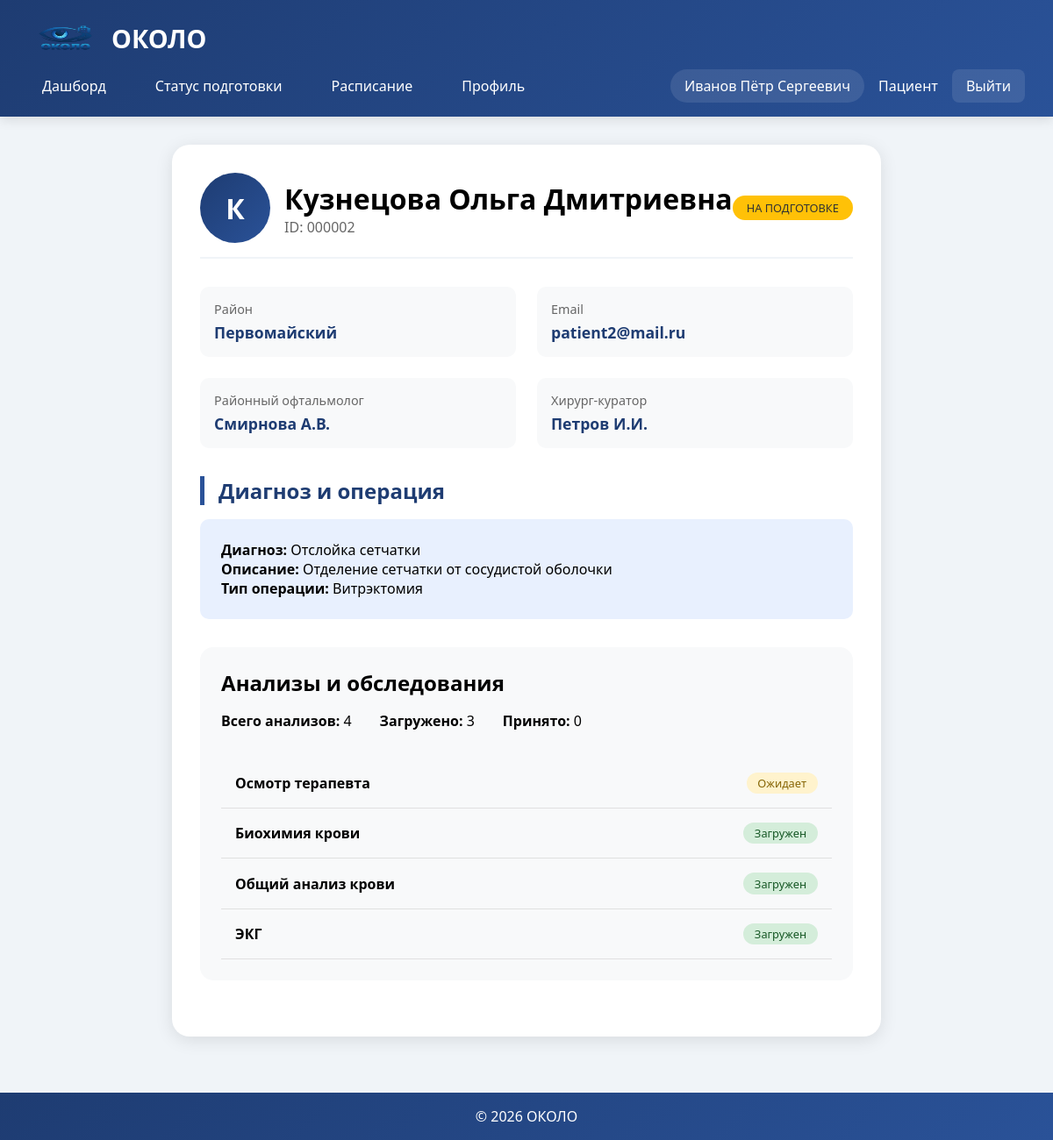
/patient_detail.php?id=2 (signed in), run on the app's committed database.
### tables this page shows
CREATE TABLE patients (
    id INT AUTO_INCREMENT PRIMARY KEY,
    user_id INT,
    district VARCHAR(100),
    doctor_id INT,
    surgeon_id INT,
    created_at TIMESTAMP DEFAULT CURRENT_TIMESTAMP,
    FOREIGN KEY (user_id) REFERENCES users(id) ON DELETE CASCADE,
    FOREIGN KEY (doctor_id) REFERENCES users(id) ON DELETE SET NULL,
    FOREIGN KEY (surgeon_id) REFERENCES users(id) ON DELETE SET NULL
);

CREATE TABLE users (
    id INT AUTO_INCREMENT PRIMARY KEY,
    username VARCHAR(100) NOT NULL,
    password VARCHAR(255) NOT NULL,
    full_name VARCHAR(150) NOT NULL,
    email VARCHAR(100) UNIQUE,
    role ENUM('patient', 'ophthalmologist', 'surgeon') DEFAULT 'patient',
    district VARCHAR(100),
    created_at TIMESTAMP DEFAULT CURRENT_TIMESTAMP
);

CREATE TABLE surgeries (
    id INT AUTO_INCREMENT PRIMARY KEY,
    patient_id INT NOT NULL,
    disease_id INT,
    surgery_type VARCHAR(255),
    status ENUM('new', 'preparation', 'review', 'approved', 'rejected') DEFAULT 'new',
    surgery_date DATE,
    notes TEXT,
    created_at TIMESTAMP DEFAULT CURRENT_TIMESTAMP,
    FOREIGN KEY (patient_id) REFERENCES patients(id) ON DELETE CASCADE,
    FOREIGN KEY (disease_id) REFERENCES diseases(id) ON DELETE SET NULL
);

CREATE TABLE diseases (
    id INT AUTO_INCREMENT PRIMARY KEY,
    name VARCHAR(255) NOT NULL,
    description TEXT
);

CREATE TABLE tests (
    id INT AUTO_INCREMENT PRIMARY KEY,
    surgery_id INT NOT NULL,
    test_name VARCHAR(255),
    status ENUM('pending', 'uploaded', 'approved', 'rejected') DEFAULT 'pending',
    file_path VARCHAR(500),
    uploaded_at TIMESTAMP NULL,
    FOREIGN KEY (surgery_id) REFERENCES surgeries(id) ON DELETE CASCADE
);

### patient_detail.php (the view, shortened to what this page needs)
<?php
require_once 'includes/auth.php';
$patient_id = $_GET['id'] ?? 0;
$role = $_SESSION['role'];
$full_name = $_SESSION['full_name'];
$stmt = $pdo->prepare("
    SELECT p.*, u.full_name, u.district, u.email, u.username,
        d.name as diagnosis, d.description as diagnosis_desc,
        s.id as surgery_id, s.surgery_type, s.status, s.surgery_date, s.notes,
        (SELECT COUNT(*) FROM tests WHERE surgery_id = s.id) as tests_total,
        (SELECT COUNT(*) FROM tests WHERE surgery_id = s.id AND status = 'uploaded') as tests_uploaded,
        (SELECT COUNT(*) FROM tests WHERE surgery_id = s.id AND status = 'approved') as tests_approved,
        doc.full_name as doctor_name,
        surg.full_name as surgeon_name
    FROM patients p
    JOIN users u ON p.user_id = u.id
    LEFT JOIN surgeries s ON p.id = s.patient_id
    LEFT JOIN diseases d ON s.disease_id = d.id
    LEFT JOIN users doc ON p.doctor_id = doc.id
    LEFT JOIN users surg ON p.surgeon_id = surg.id
    WHERE p.id = ?
");
$stmt->execute([$patient_id]);
$patient = $stmt->fetch();
$stmt = $pdo->prepare("
    SELECT * FROM tests
    WHERE surgery_id = ?
    ORDER BY
        CASE status
            WHEN 'pending' THEN 1
            WHEN 'uploaded' THEN 2
            WHEN 'approved' THEN 3
            WHEN 'rejected' THEN 4
        END,
        test_name
");
$stmt->execute([$patient['surgery_id']]);
$tests = $stmt->fetchAll();
?>
<!DOCTYPE html>
<html lang="ru">
<head>
    <link rel="stylesheet" href="assets/css/style.css">
</head>
<body>
    <header>
        <div class="logo">
            <img src="assets/img/logo.png" alt="ОКОЛО" width="85" height="55">
            ОКОЛО
        </div>
        <nav>
    <div class="nav-links">
        <a href="dashboard.php" <?php echo basename($_SERVER['PHP_SELF']) == 'dashboard.php' ? 'class="active"' : ''; ?>>Дашборд</a>
        <?php if ($role === 'patient'): ?>
            <a href="check_status.php" <?php echo basename($_SERVER['PHP_SELF']) == 'check_status.php' ? 'class="active"' : ''; ?>>Статус подготовки</a>
        <?php endif; ?>
        <a href="schedule.php" <?php echo basename($_SERVER['PHP_SELF']) == 'schedule.php' ? 'class="active"' : ''; ?>>Расписание</a>
        <a href="profile.php" <?php echo basename($_SERVER['PHP_SELF']) == 'profile.php' ? 'class="active"' : ''; ?>>Профиль</a>
    </div>
    <div class="user-info">
        <span class="user-name"><?php echo htmlspecialchars($full_name); ?></span>
        <span class="role-badge"><?php
            $roles = [
                'patient' => 'Пациент',
                'ophthalmologist' => 'Офтальмолог',
                'surgeon' => 'Хирург'
            ];
            echo $roles[$role] ?? $role;
        ?></span>
        <a href="logout.php" class="logout-btn">Выйти</a>
    </div>
</nav>
    </header>
    <main class="container">
        <div class="patient-profile">
            <div class="profile-header">
                <div style="display: flex; align-items: center; gap: 1rem;">
                    <div class="patient-avatar">
                        <?php echo mb_substr($patient['full_name'], 0, 1); ?>
                    </div>
                    <div>
                        <h1><?php echo htmlspecialchars($patient['full_name']); ?></h1>
                        <p style="color: #666;">ID: <?php echo str_pad($patient['id'], 6, '0', STR_PAD_LEFT); ?></p>
                    </div>
                </div>
                <span class="status-badge status-<?php echo $patient['status']; ?>">
                    <?php
                    $statuses = [
                        'new' => 'Новый',
                        'preparation' => 'На подготовке',
                        'review' => 'На проверке',
                        'approved' => 'Одобрен',
                        'rejected' => 'Отклонен'
                    ];
                    echo $statuses[$patient['status']] ?? $patient['status'];
                    ?>
                </span>
            </div>
            <div class="info-grid">
                <div class="info-item">
                    <div class="info-label">Район</div>
                    <div class="info-value"><?php echo htmlspecialchars($patient['district']); ?></div>
                </div>
                <div class="info-item">
                    <div class="info-label">Email</div>
                    <div class="info-value"><?php echo htmlspecialchars($patient['email'] ?: 'Не указан'); ?></div>
                </div>
                <div class="info-item">
                    <div class="info-label">Районный офтальмолог</div>
                    <div class="info-value"><?php echo htmlspecialchars($patient['doctor_name'] ?: 'Не назначен'); ?></div>
                </div>
                <div class="info-item">
                    <div class="info-label">Хирург-куратор</div>
                    <div class="info-value"><?php echo htmlspecialchars($patient['surgeon_name'] ?: 'Не назначен'); ?></div>
                </div>
            </div>
            <div style="margin: 2rem 0;">
                <h2 class="section-title">Диагноз и операция</h2>
                <div style="background: #e8f0fe; padding: 1.5rem; border-radius: 10px;">
                    <p><strong>Диагноз:</strong> <?php echo htmlspecialchars($patient['diagnosis']); ?></p>
                    <p><strong>Описание:</strong> <?php echo htmlspecialchars($patient['diagnosis_desc'] ?: 'Нет описания'); ?></p>
                    <p><strong>Тип операции:</strong> <?php echo htmlspecialchars($patient['surgery_type']); ?></p>
                </div>
            </div>
            <div class="tests-section">
                <h2 style="margin-bottom: 1rem;">Анализы и обследования</h2>
                <div style="display: flex; gap: 2rem; margin-bottom: 2rem;">
                    <div>
                        <strong>Всего анализов:</strong> <?php echo $patient['tests_total']; ?>
                    </div>
                    <div>
                        <strong>Загружено:</strong> <?php echo $patient['tests_uploaded']; ?>
                    </div>
                    <div>
                        <strong>Принято:</strong> <?php echo $patient['tests_approved']; ?>
                    </div>
                </div>
                <div class="tests-list">
                    <?php foreach ($tests as $test): ?>
                    <div class="test-item" id="test-<?php echo $test['id']; ?>">
                        <div>
                            <strong><?php echo htmlspecialchars($test['test_name']); ?></strong>
                        </div>
                        <div style="display: flex; align-items: center; gap: 1rem;">
                            <span class="test-status <?php echo $test['status']; ?>">
                                <?php
                                $test_statuses = [
                                    'pending' => 'Ожидает',
                                    'uploaded' => 'Загружен',
                                    'approved' => 'Принят',
                                    'rejected' => 'Отклонен'
                                ];
                                echo $test_statuses[$test['status']] ?? $test['status'];
                                ?>
                            </span>
                        </div>
                    </div>
                    <?php endforeach; ?>
                </div>
            </div>
        </div>
    </main>
    <footer>
        <p>&copy; 2026 ОКОЛО</p>
    </footer>
</body>
</html>

### assets/css/style.css (style rules this page uses)
* { margin: 0; padding: 0; box-sizing: border-box; font-family: 'Segoe UI', Tahoma, Geneva, Verdana, sans-serif; }
body { background-color: #f0f4f8; min-height: 100vh; display: flex; flex-direction: column; }
header { background: linear-gradient(135deg, #1e3c72 0%, #2a5298 100%); color: white; padding: 1rem 2rem; box-shadow: 0 4px 12px rgba(0,0,0,0.1); }
.logo { font-size: 1.8rem; font-weight: bold; display: flex; align-items: center; gap: 10px; }
nav { display: flex; justify-content: space-between; align-items: center; margin-top: 0.5rem; }
.nav-links { display: flex; gap: 1.5rem; }
.nav-links a { color: white; text-decoration: none; padding: 0.5rem 1rem; border-radius: 8px; transition: all 0.3s ease; font-weight: 500; }
.user-info { display: flex; align-items: center; gap: 1rem; }
.user-name { font-weight: 500; background: rgba(255,255,255,0.1); padding: 0.5rem 1rem; border-radius: 30px; }
.logout-btn { background: rgba(255,255,255,0.1); color: white; border: none; padding: 0.5rem 1rem; border-radius: 8px; cursor: pointer; transition: all 0.3s ease; text-decoration: none; }
.container { max-width: 1400px; margin: 2rem auto; padding: 0 2rem; flex: 1; }
.section-title { color: #1e3c72; margin: 2rem 0 1rem; font-size: 1.5rem; border-left: 5px solid #2a5298; padding-left: 1rem; }
.status-badge { display: inline-block; padding: 0.3rem 1rem; border-radius: 20px; font-size: 0.8rem; font-weight: 500; text-transform: uppercase; }
.status-preparation { background: #ffc107; color: #333; }
.tests-list { list-style: none; margin-top: 1rem; }
.test-item { display: flex; justify-content: space-between; align-items: center; padding: 0.8rem; border-bottom: 1px solid #e0e0e0; animation: fadeIn 0.3s ease-in; }
.test-status { padding: 0.2rem 0.8rem; border-radius: 15px; font-size: 0.8rem; font-weight: 500; }
.test-status.uploaded { background: #d4edda; color: #155724; }
.test-status.pending { background: #fff3cd; color: #856404; }
footer { background: linear-gradient(135deg, #1e3c72 0%, #2a5298 100%); color: white; text-align: center; padding: 1rem; margin-top: auto; }

### patient_detail.php (style rules this page uses)
.patient-profile { background: white; border-radius: 20px; padding: 2rem; box-shadow: 0 4px 20px rgba(0,0,0,0.1); margin-bottom: 2rem; }
.profile-header { display: flex; justify-content: space-between; align-items: center; margin-bottom: 2rem; padding-bottom: 1rem; border-bottom: 2px solid #f0f4f8; }
.patient-avatar { width: 80px; height: 80px; background: linear-gradient(135deg, #1e3c72, #2a5298); border-radius: 50%; display: flex; align-items: center; justify-content: center; color: white; font-size: 2rem; font-weight: bold; }
.info-grid { display: grid; grid-template-columns: repeat(auto-fit, minmax(250px, 1fr)); gap: 1.5rem; margin-bottom: 2rem; }
.info-item { background: #f8f9fa; padding: 1rem; border-radius: 10px; }
.info-label { color: #666; font-size: 0.9rem; margin-bottom: 0.3rem; }
.info-value { color: #1e3c72; font-size: 1.1rem; font-weight: 600; }
.tests-section { background: #f8f9fa; border-radius: 15px; padding: 1.5rem; margin: 2rem 0; }
.test-item { display: flex; align-items: center; justify-content: space-between; padding: 1rem; border-bottom: 1px solid #e0e0e0; transition: all 0.3s ease; }

### data on the page
patients: user.full_name "К", user.full_name "Кузнецова Ольга Дмитриевна", id "000002", surgeries.status "НА ПОДГОТОВКЕ", user.district "Первомайский", user.email "patient2@mail.ru", doctor.full_name "Смирнова А.В.", surgeon.full_name "Петров И.И.", diseases.name "Отслойка сетчатки", diseases.description "Отделение сетчатки от сосудистой оболочки", surgeries.surgery_type "Витрэктомия"
tests: test_name "Осмотр терапевта", status "Ожидает"
tests: test_name "Биохимия крови", status "Загружен"
tests: test_name "Общий анализ крови", status "Загружен"
tests: test_name "ЭКГ", status "Загружен"

### other printed values
$full_name "Иванов Пётр Сергеевич"
$roles[$role] "Пациент"
$patient['tests_total'] "4"
$patient['tests_uploaded'] "3"
$patient['tests_approved'] "0"
